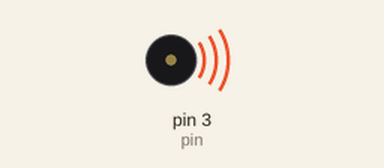
A sketch run on a simulated Arduino Uno, built with avr-gcc and run on an emulated ATmega328P. Parts: buzzer (waves = sounding).

Above: at 0.6 s.
At 6.6 s:
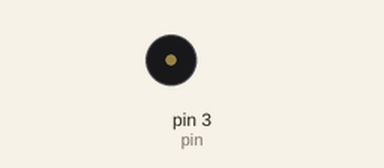
Timing chart, 0 to 8.1 s (numbered marks = the images above):
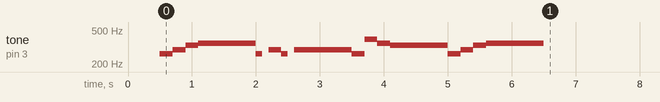

The sketch:

gerar_sons_piezo.ino
```cpp
const int pin = 3;

void setup() {

delay(500);

    tone(pin,262,200); //DO

    delay(200);
    tone(pin,294,300); //RE

    delay(200);
    tone(pin,330,300); //MI

    delay(200);
    tone(pin,349,300); //FA

    delay(300);
    tone(pin,349,300); //FA

    delay(300);
    tone(pin,349,300); //FA

    delay(300);
    tone(pin,262,100); //DO

    delay(200);
    tone(pin,294,300); //RE

    delay(200);
    tone(pin,262,100); //DO

    delay(200);
    tone(pin,294,300); //RE

    delay(300);
    tone(pin,294,300); //RE

    delay(300);
    tone(pin,294,300); //RE

    delay(300);
    tone(pin,262,200); //DO

    delay(200);
    tone(pin,392,200); //SOL

    delay(200);
    tone(pin,349,200); //FA

    delay(200);
    tone(pin,330,300); //MI
    delay(300);
    tone(pin,330,300); //MI

    delay(300);
    tone(pin,330,300); //MI

    delay(300);
    tone(pin,262,200); //DO

    delay(200);
    tone(pin,294,300); //RE

    delay(200);
    tone(pin,330,300); //MI

    delay(200);
    tone(pin,349,300); //FA

    delay(300);
    tone(pin,349,300); //FA

    delay(300);
    tone(pin,349,300); //FA

    delay(300);


}

void loop() {
  // Sem repetição contínua
}
```
